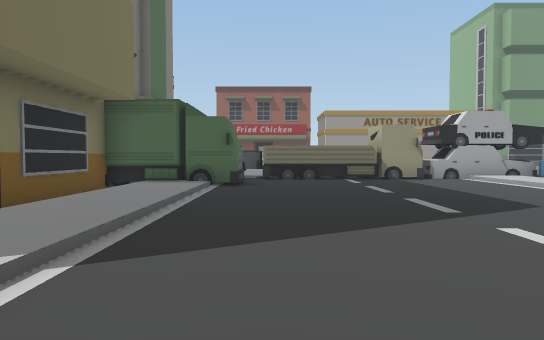
view 1 (above)

24 first-person views from a walk through a scene from a Unity 3-D project. The camera is 1.3 m above the floor, tilts 2° down and sees 70° across. The floor is counted in squares, 2 m on a side. Each view is taken from the middle of a square. On the plan, view 1 faces up. The plan holds only what a view shows up to about 11 squares ahead; the rest is blank. The place goes on beyond the plan. The player character is not drawn.

view 2
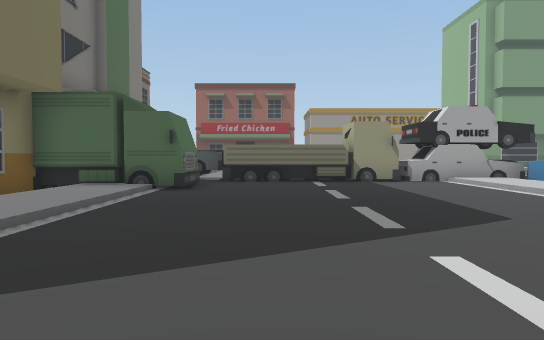

view 3
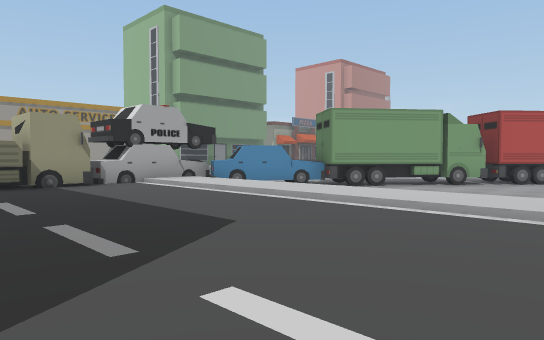

view 4
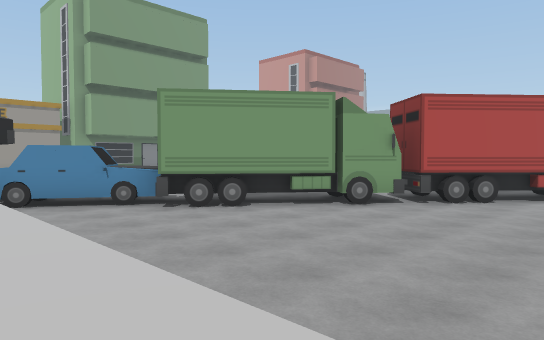

view 5
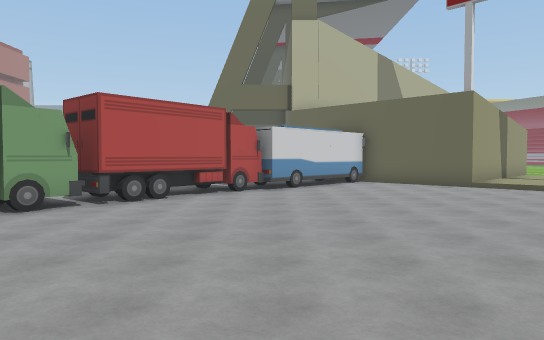

view 6
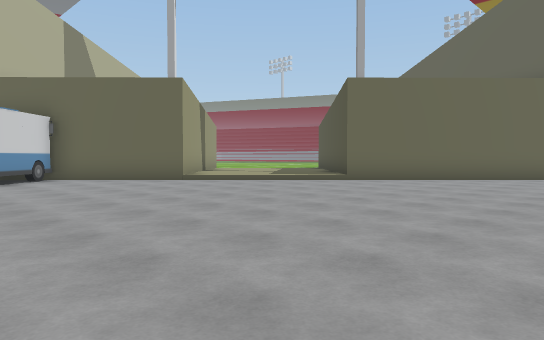

view 7
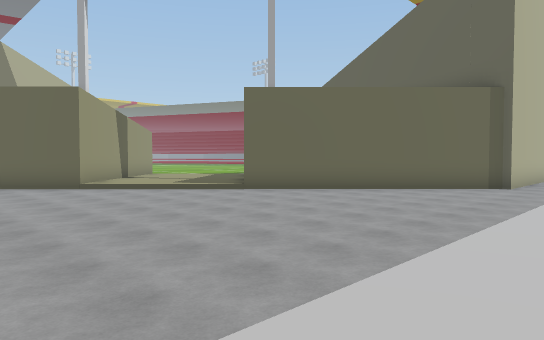

view 8
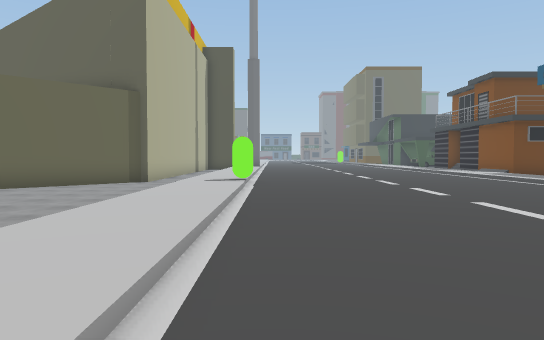

view 9
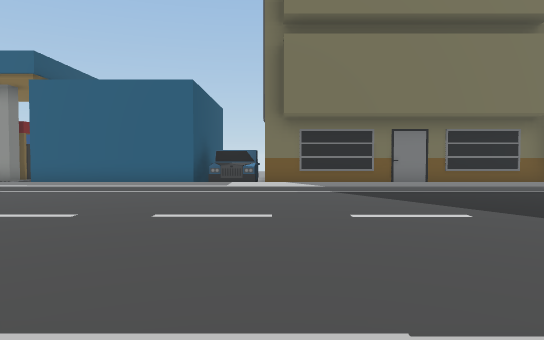

view 10
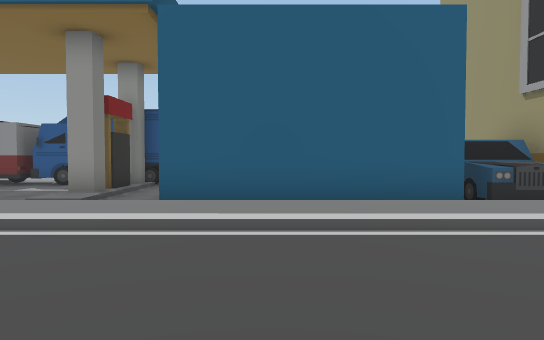

view 11
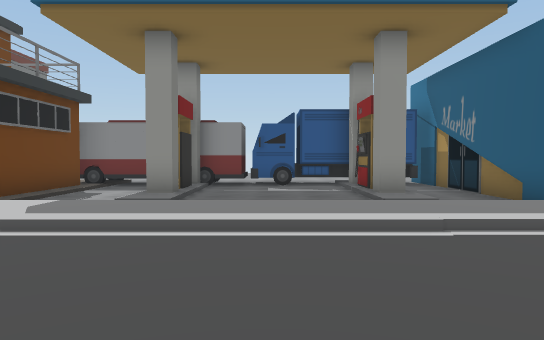

view 12
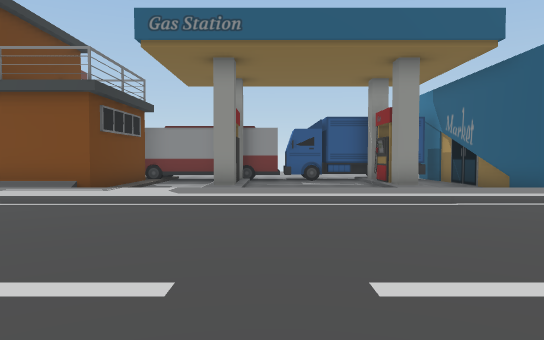

view 13
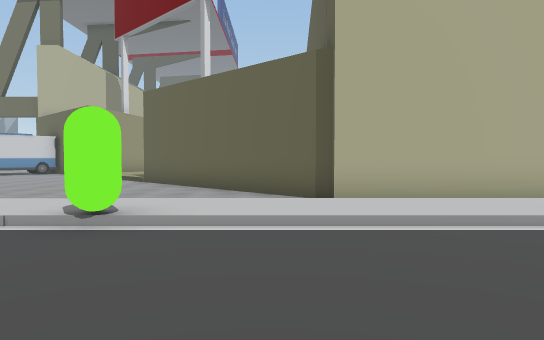

view 14
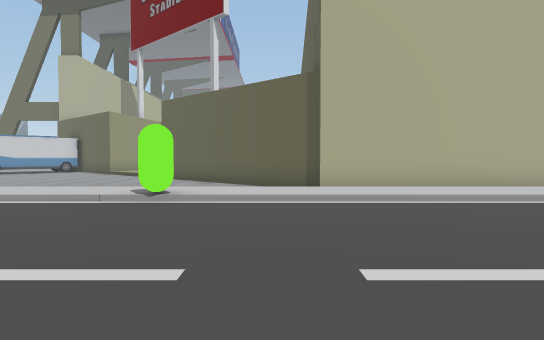

view 15
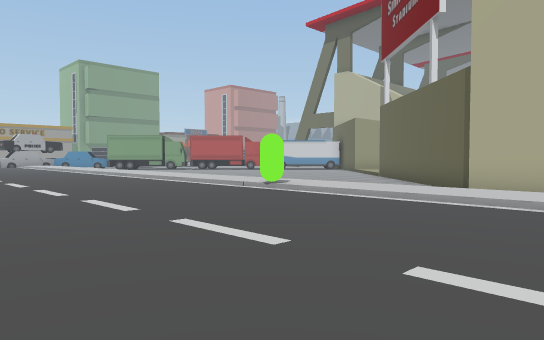

view 16
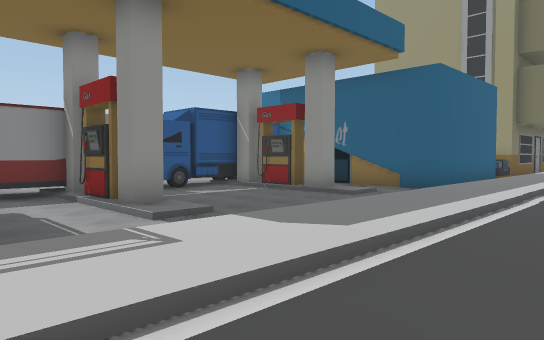

view 17
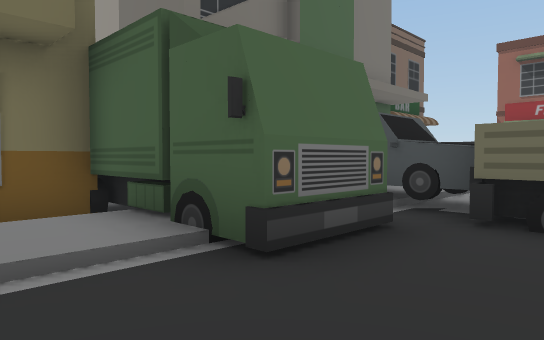

view 18
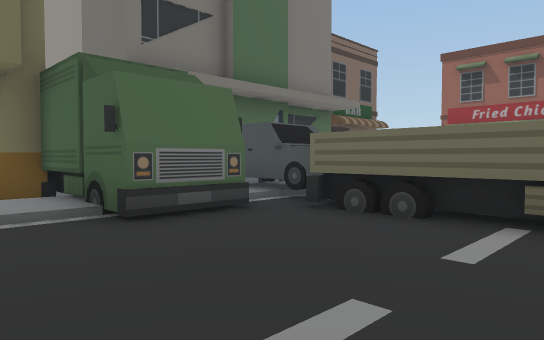

view 19
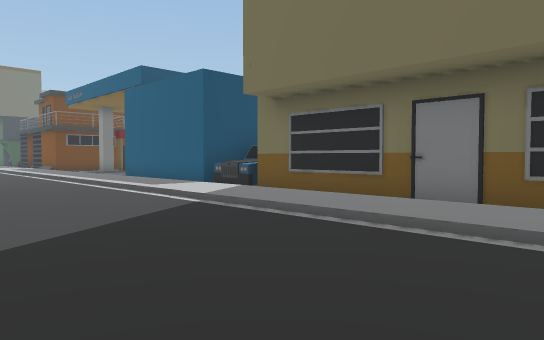

view 20
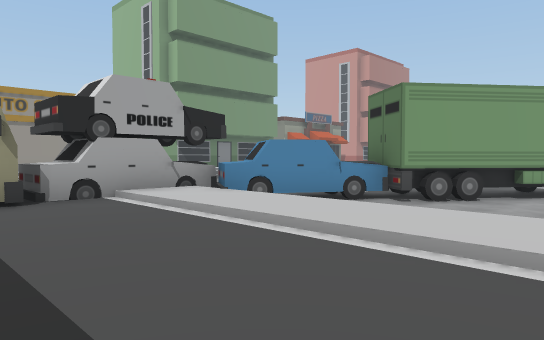

view 21
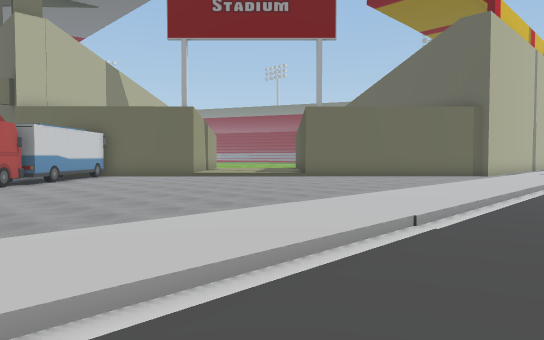

view 22
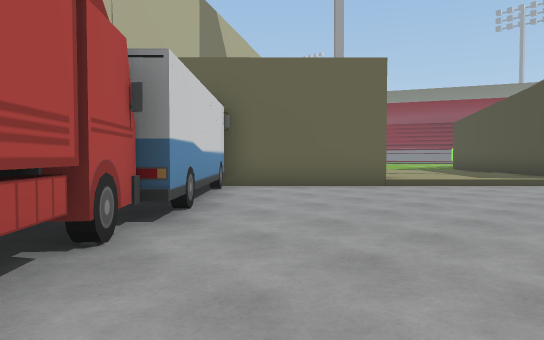

view 23
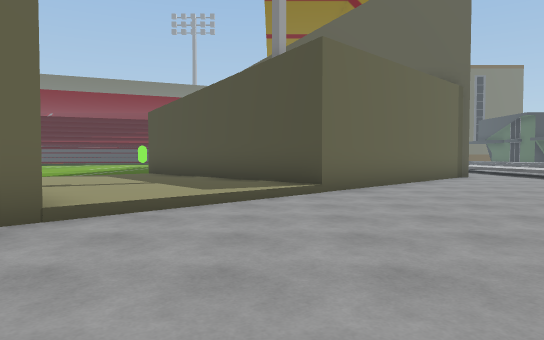

view 24
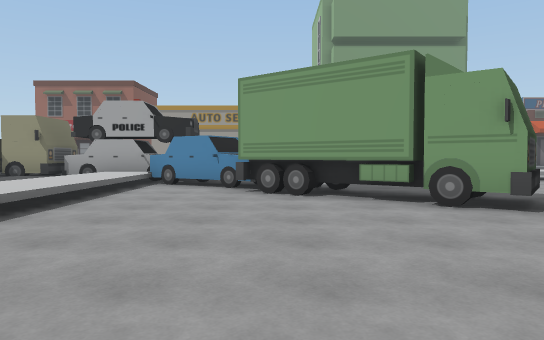

### Floor plan
Key: @ floor where view 1 was taken; # wall or solid block; x gap in a wall; . main floor; : floor 0.25 m higher than the main floor; - floor 0.25 m lower than the main floor; / step, stairs or slope; T truck; B building; C car; U bus; G green capsule; O other object.
Columns run from 10 left of view 1 to 18 right of it. Each row starts with its distance up from view 1.
 17      B
 16      B
 15      B
 14       B :.
 13       B/:.
 12       BCCCC  TTCCC:
 11  BBBB B :.TTTTTCCCC-
 10       O OO......:/CCC--
  9       OOOO......:/-CCO--
  8       B/:.......:/--OO ---
  7       B/:.......:/---OOO--
  6       B/:.......:/----OOO-
  5       B/:.......:/------OO
  4       B/:.......:/-------OOO
  3       B/:.......:/--------OU
  2       B/:.......:/---------UU
  1  BBB CC/:.......:/----------U
  0      CC/:.@.....:/-----------
 -1      ##/:.......:/-----------
 -2       #/:.......:/-----------
 -3       #/:.......:/----------#
 -4       #/:.......:/---------/#
 -5   #####/:.......:/--------/..
 -6  O-----/:.......:/-------/...
 -7  O////-/:.......:/-------....
 -8  Ox##/-/:.......:/-----###...
 -9 OO-----/:.......G/----#####..
-10  O-----/:.......:/---##   ##.
-11  U-----/:.......:/--##     ##
-12  U###.-/:.......:/-##
-13  U-----/:.......:/-#
-14  U-----/:.......:/ #
-15  U####//:..... .:/ #

Positions as (right, up) in squares from view 1, and headings:
1: (0, 0), facing up
2: (1, 1), facing up
3: (1, 2), facing up-right
4: (6, 2), facing up-right
5: (6, 2), facing right
6: (8, 2), facing down-right
7: (6, 0), facing down-right
8: (5, 0), facing down
9: (7, 1), facing left
10: (2, -4), facing left
11: (2, -10), facing left
12: (4, -11), facing left
13: (2, -11), facing right
14: (0, -11), facing right
15: (0, -15), facing up-right
16: (0, -15), facing up-left
17: (1, 7), facing up-left
18: (3, 7), facing up-left
19: (2, 7), facing down-left
20: (3, 5), facing up-right
21: (4, 5), facing down-right
22: (13, 4), facing down-right
23: (15, 0), facing down
24: (10, 1), facing up
